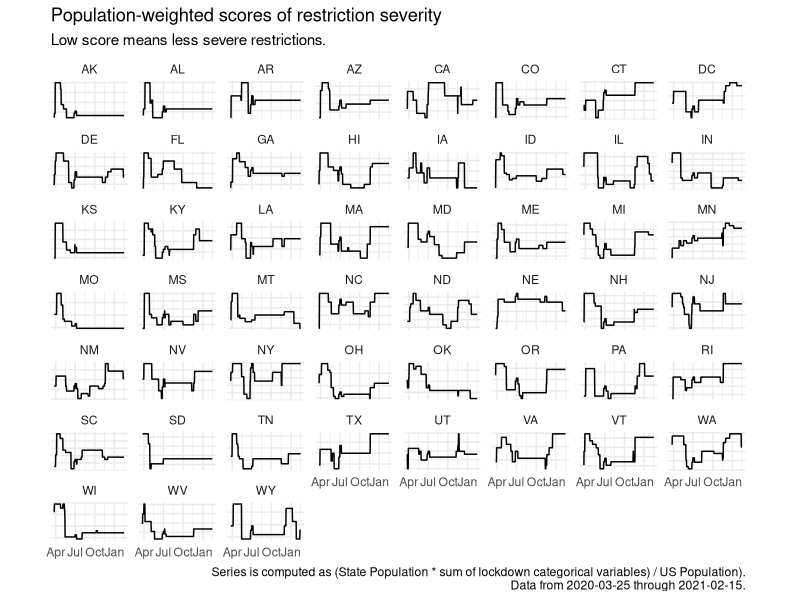

R code for this plot: (Note: this script raises an error after producing the figure.)
# 037_plot_pop_std_series.R
# Michael Boerman January 2021
#
# weight by state population
#
# output: dummies_with_pop.csv
#         pop_weighted_scores_states.csv
#         pop_weighted_states.png
#         pop_weighted_national.png


# ---- Setup ------------------------------------------------------------------#

library(readr)
library(dplyr)
library(tidyr)
library(ggplot2)
library(here)

options(scipen = 999) # for the population-weighted scores

# un-comment and source the previous file if you are not going through sequentially.
# source(here("Code/021_make_factor_levels.R"))
# source(here("Code/012_gather_populations.R"))

# ---- Load Previous Data -----------------------------------------------------#
# From 021_make_factor_levels:

cat_data_reordered <- read_csv(here("Intermediate_Data/cat_data_reordered.csv"),
  col_types = cols(
    .default = col_double(),      # coerce to be factors instead of chr
    Date = col_date(format = ""), # except column Date, read as date.
    Location = col_character()    # except column Locaiton, read as chr
  )
)

state_populations <- read_csv(here("Intermediate_Data/state_populations.csv"))

# ---- Merge and Clean --------------------------------------------------------#

# Goal: need to change from full state names to be the abbreviations.
#   however, state.name and .abb don't contain DC.

# https://stackoverflow.com/questions/5411979/state-name-to-abbreviation solution #2 in first comment (vectorized)

# Note: The state populations appear static. thus, the national population is static, too.

# First, we create a dataframe that has the state populations included with the dummies.
dummies_with_pop <- cat_data_reordered %>%
  mutate(
    Location = as.character(Location),
  ) %>%
  mutate(
    state = case_when(
      Location %in% state.name ~ setNames(state.abb, state.name)[Location],
      Location == "District of Columbia" ~ "DC",
      TRUE ~ "Error!"
    ),
    .after = Date
  ) %>%

  # this is sketchy. repeating the state_pop instead of matchig it over. merge wasn't working.
  mutate(
    population = rep(state_populations$population, times = nrow(cat_data_reordered) / 51),
    .after = state
  ) %>%
  rename(date = Date) %>%
  select(-Location) %>%
  identity()

# piping right into a write_csv messes up the date column. Thus, I terminate.
write_csv(dummies_with_pop, here("Intermediate_Data", "dummies_with_pop.csv"))


# ---- Weight by population ---------------------------------------------------#
# Next, we'll group by the date and the state to come up with sum of dummies.
# Basically want one score instead of the 9 individual components.

# weighted but not standardized
pop_weighted_scores <- dummies_with_pop %>%
  pivot_longer(cols = -c(1:3), names_to = "Category", values_to = "scores") %>%
  group_by(date, state) %>%
  summarize(
    population = population,
    total_sum = sum(scores, na.rm = T)
  ) %>%
  ungroup() %>%
  unique() %>%
  mutate(weighted_score = (population * total_sum) / sum(unique(population))) %>%
  identity()

# Likewise. Terminate so as to preserve date format for this script.
write_csv(pop_weighted_scores, here("Intermediate_Data", "pop_weighted_scores_states.csv"))

# ---- Population-Weighted Plots ---------------------------------------------------------#

# 1: by state (facet wrapped)
pop_weighted_scores %>%
  ggplot(aes(x = date, y = weighted_score)) +
  geom_line() +
  facet_wrap(~state, scales = "free_y") +
  theme_minimal() +
  theme(
    axis.text.y = element_blank(),
    axis.title.y = element_blank(),
    panel.grid.minor.y = element_blank(),
    axis.title.x = element_blank(),
    aspect.ratio = .5
  ) +
  scale_y_continuous(position = "right") +
  ggtitle(
    label = "Population-weighted scores of restriction severity",
    subtitle = "Low score means less severe restrictions."
  ) +
  labs(caption = paste0("Series is computed as (State Population * sum of lockdown categorical variables) / US Population).\n Data from ", min(pop_weighted_scores$date), " through ", max(pop_weighted_scores$date), ".")) +
  ggsave(here("Results/plots/pop_weighted_states.png"), width = 12, height = 6)

# 2: US total
pop_weighted_scores %>%

  # aggregate into US-wide scores.
  group_by(date) %>%
  summarise(weighted_score = sum(weighted_score)) %>%
  ungroup() %>%

  # continue with plotting
  ggplot(aes(x = date, y = weighted_score)) +
  geom_line(size = 1.25) +
  theme_minimal() +
  theme(
    panel.grid.major.x = element_line(size = 1, colour = "lightgrey"),
    panel.grid.minor.y = element_blank(),
    axis.title.x = element_blank(),
    aspect.ratio = .5
  ) +
  scale_y_continuous(position = "right") +
  scale_x_date(
    date_minor_breaks = "1 week",
    date_breaks = "1 month",
    date_labels = " %b \n %Y"
  ) +
  ggtitle(
    label = "US Population-Weighted Rescriction Severity Index",
    subtitle = "Low score means less severe restriction"
  ) +
  labs(caption = paste0("Series is computed as (State Population * sum of lockdown categorical variables) / US Population). \n Data is from ", min(pop_weighted_scores$date), " through ", max(pop_weighted_scores$date), ".")) +
  ylab("Severity Score (unitless)") +
  ggsave(here("Results/plots/pop_weighted_national.png"), width = 12, height = 6)
